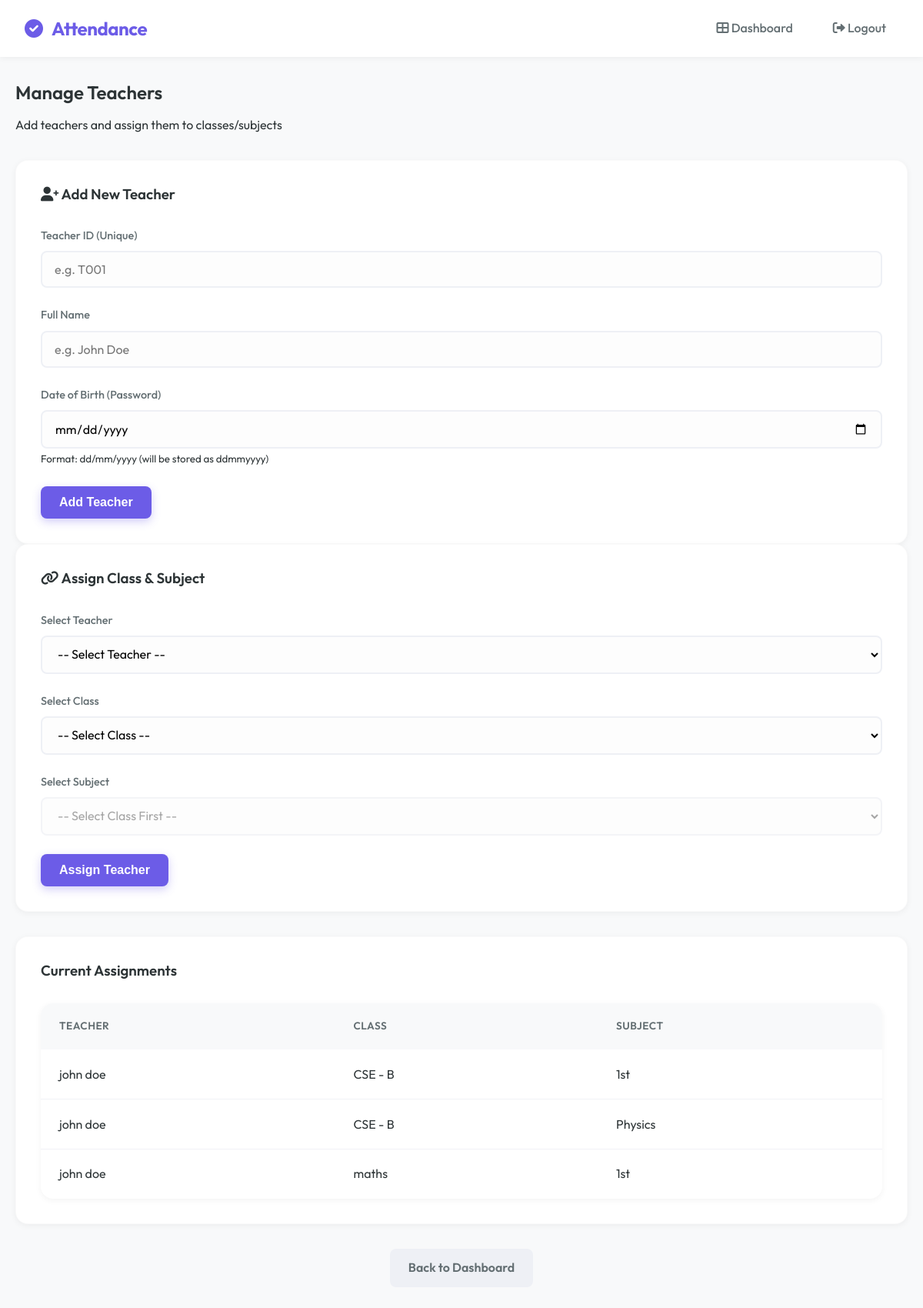
The page /admin/manage_teachers (signed in) on the database as committed earlier.
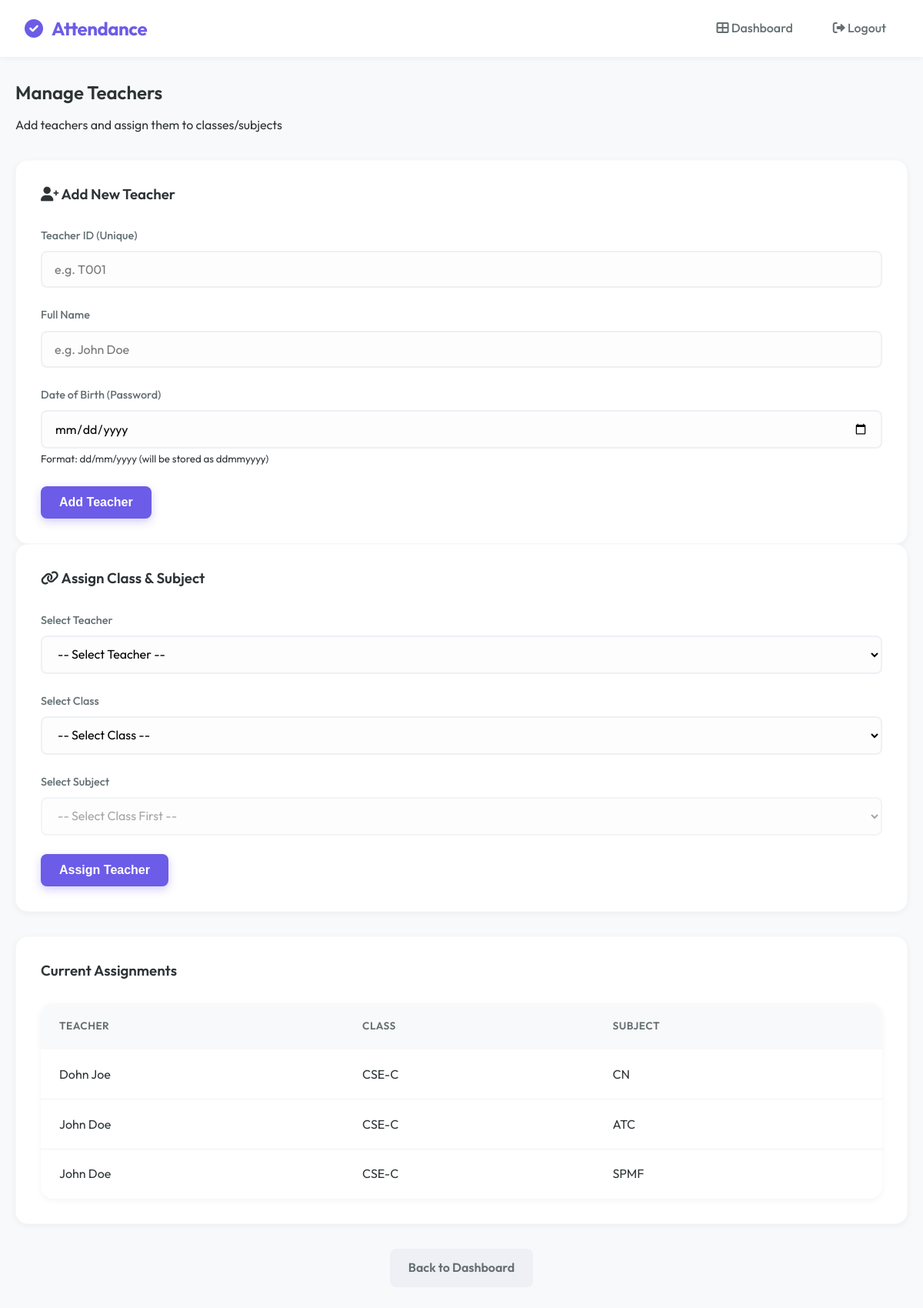
The same page on the database as committed later.
### tables this page shows
CREATE TABLE teacher_assignments (
        id INTEGER PRIMARY KEY AUTOINCREMENT,
        teacher_id TEXT,
        class_id INTEGER,
        subject TEXT
    );

CREATE TABLE teachers (
        id INTEGER PRIMARY KEY AUTOINCREMENT,
        teacher_id TEXT UNIQUE,
        name TEXT,
        dob TEXT
    );

CREATE TABLE classes (
        id INTEGER PRIMARY KEY AUTOINCREMENT,
        class_name TEXT
    );

### app.py (the view)
@app.route("/admin/manage_teachers")
def manage_teachers():
    if session.get("role") != "admin":
        return "Unauthorized", 403
    conn = sqlite3.connect('attendance.db')
    c = conn.cursor()
    c.execute("SELECT * FROM teachers ORDER BY name")
    teachers = c.fetchall()
    c.execute("SELECT id, class_name FROM classes ORDER BY class_name")
    classes = c.fetchall()
    c.execute("""
        SELECT ta.id, t.name, c.class_name, ta.subject
        FROM teacher_assignments ta
        JOIN teachers t ON ta.teacher_id = t.teacher_id
        JOIN classes c ON ta.class_id = c.id
        ORDER BY t.name, c.class_name
    """)
    assignments = c.fetchall()
    conn.close()
    return render_template("manage_teachers.html", teachers=teachers, classes=classes, assignments=assignments)

### templates/manage_teachers.html (shortened to what this page needs)
{% extends "base.html" %}
{% block content %}
<div class="mb-4">
    <h2>Manage Teachers</h2>
    <p class="text-muted">Add teachers and assign them to classes/subjects</p>
</div>
<div class="grid" style="grid-template-columns: 1fr 1fr; gap: 40px;">
    <div class="card">
        <h3><i class="fas fa-user-plus"></i> Add New Teacher</h3>
        <form action="/add_teacher" method="POST" class="mt-4">
            <div class="form-group">
                <label>Teacher ID (Unique)</label>
                <input type="text" name="teacher_id" required placeholder="e.g. T001">
            </div>
            <div class="form-group">
                <label>Full Name</label>
                <input type="text" name="name" required placeholder="e.g. John Doe">
            </div>
            <div class="form-group">
                <label>Date of Birth (Password)</label>
                <input type="date" name="dob" required>
                <small class="text-muted">Format: dd/mm/yyyy (will be stored as ddmmyyyy)</small>
            </div>
            <button type="submit" class="btn btn-primary">Add Teacher</button>
        </form>
    </div>
    <div class="card">
        <h3><i class="fas fa-link"></i> Assign Class & Subject</h3>
        <form action="/assign_teacher" method="POST" class="mt-4">
            <div class="form-group">
                <label>Select Teacher</label>
                <select name="teacher_id" required>
                    <option value="">-- Select Teacher --</option>
                </select>
            </div>
            <div class="form-group">
                <label>Select Class</label>
                <select name="class_id" id="classSelect" required onchange="loadSubjects()">
                    <option value="">-- Select Class --</option>
                </select>
            </div>
            <div class="form-group">
                <label>Select Subject</label>
                <select name="subject" id="subjectSelect" required disabled>
                    <option value="">-- Select Class First --</option>
                </select>
            </div>
            <button type="submit" class="btn btn-primary">Assign Teacher</button>
        </form>
    </div>
</div>
<div class="card mt-4">
    <h3>Current Assignments</h3>
    <div class="table-container">
        <table>
            <thead>
                <tr>
                    <th>Teacher</th>
                    <th>Class</th>
                    <th>Subject</th>
                </tr>
            </thead>
            <tbody>
                {% for assignment in assignments %}
                <tr>
                    <td>{{ assignment[1] }}</td>
                    <td>{{ assignment[2] }}</td>
                    <td>{{ assignment[3] }}</td>
                </tr>
                {% else %}
                <tr>
                    <td colspan="3" class="text-center text-muted">No assignments found</td>
                </tr>
                {% endfor %}
            </tbody>
        </table>
    </div>
</div>
<div class="text-center mt-4">
    <a href="/dashboard" class="btn btn-secondary">Back to Dashboard</a>
</div>
{% endblock %}

### templates/base.html (shortened to what this page needs)
<!DOCTYPE html>
<html lang="en">
<head>
    <link rel="stylesheet" href="{{ url_for('static', filename='style.css') }}">
    <link rel="stylesheet" href="https://cdnjs.cloudflare.com/ajax/libs/font-awesome/6.0.0/css/all.min.css">
</head>
<body>
    <nav class="navbar">
        <div class="navbar-brand">
            <i class="fas fa-check-circle" style="margin-right: 8px;"></i> Attendance
        </div>
        <div class="navbar-nav">
            <a href="/dashboard"><i class="fas fa-th-large"></i> Dashboard</a>
            <a href="/logout"><i class="fas fa-sign-out-alt"></i> Logout</a>
        </div>
    </nav>
    <div class="container mt-4">
        {% block content %}{% endblock %}
    </div>
    <div style="height: 100px;"></div>
</body>
</html>

### static/style.css (style rules this page uses)
:root { --primary: #6c5ce7; --primary-hover: #5b4cc4; --primary-light: #a29bfe; --secondary: #00cec9; --accent: #fd79a8; --bg-body: #f8f9fa; --bg-surface: #ffffff; --bg-glass: rgba(255, 255, 255, 0.8); --text-main: #2d3436; --text-muted: #636e72; --text-light: #ffffff; --success: #00b894; --error: #d63031; --warning: #fdcb6e; --radius-sm: 8px; --radius-md: 16px; --radius-lg: 24px; --shadow-sm: 0 2px 8px rgba(0, 0, 0, 0.05); --shadow-md: 0 8px 24px rgba(0, 0, 0, 0.08); --shadow-lg: 0 16px 48px rgba(0, 0, 0, 0.1); --transition: all 0.3s cubic-bezier(0.4, 0, 0.2, 1); }
* { margin: 0; padding: 0; box-sizing: border-box; }
body { font-family: 'Outfit', sans-serif; background-color: var(--bg-body); color: var(--text-main); line-height: 1.6; min-height: 100vh; display: flex; flex-direction: column; }
h1, h2, h3, h4, h5, h6 { font-weight: 600; line-height: 1.2; margin-bottom: 1rem; color: var(--text-main); }
a { text-decoration: none; color: var(--primary); transition: var(--transition); }
.container { width: 100%; max-width: 1200px; margin: 0 auto; padding: 0 20px; flex: 1; }
.navbar { background: var(--bg-surface); padding: 1rem 2rem; display: flex; justify-content: space-between; align-items: center; box-shadow: var(--shadow-sm); position: sticky; top: 0; z-index: 100; backdrop-filter: blur(10px); background: rgba(255, 255, 255, 0.95); }
.navbar-brand { font-size: 1.5rem; font-weight: 700; color: var(--primary); letter-spacing: -0.5px; }
.navbar-nav { display: flex; gap: 20px; }
.navbar-nav a { color: var(--text-muted); font-weight: 500; padding: 8px 16px; border-radius: var(--radius-sm); }
.card { background: var(--bg-surface); border-radius: var(--radius-md); padding: 2rem; box-shadow: var(--shadow-sm); transition: var(--transition); border: 1px solid rgba(0, 0, 0, 0.02); }
.form-group { margin-bottom: 1.5rem; }
label { display: block; margin-bottom: 0.5rem; font-weight: 500; color: var(--text-muted); font-size: 0.9rem; }
input, select, textarea { width: 100%; padding: 12px 16px; border: 2px solid #eef0f5; border-radius: var(--radius-sm); font-family: inherit; font-size: 1rem; transition: var(--transition); background: #fdfdfd; }
.btn { display: inline-flex; align-items: center; justify-content: center; padding: 12px 24px; border-radius: var(--radius-sm); font-weight: 600; cursor: pointer; border: none; transition: var(--transition); font-size: 1rem; gap: 8px; }
.btn-primary { background: var(--primary); color: white; box-shadow: 0 4px 12px rgba(108, 92, 231, 0.3); }
.btn-secondary { background: #eef0f5; color: var(--text-muted); }
.table-container { background: var(--bg-surface); border-radius: var(--radius-md); box-shadow: var(--shadow-sm); overflow: hidden; margin-top: 2rem; }
table { width: 100%; border-collapse: collapse; }
th { background: #f8f9fa; padding: 1.2rem 1.5rem; text-align: left; font-weight: 600; color: var(--text-muted); font-size: 0.85rem; text-transform: uppercase; letter-spacing: 0.5px; }
td { padding: 1.2rem 1.5rem; border-bottom: 1px solid #f1f2f6; color: var(--text-main); }
tr:last-child td { border-bottom: none; }
.text-center { text-align: center; }
.mt-4 { margin-top: 2rem; }
.mb-4 { margin-bottom: 2rem; }
.table-container { background: var(--bg-surface); border-radius: var(--radius-md); box-shadow: var(--shadow-sm); overflow-x: auto; margin-top: 2rem; }

Rows that differ between the two databases and show on the page:
changed teacher_assignments: name "john doe" → "Dohn Joe"; class_name "maths" → "CSE-C"; subject "1st" → "CN"; moves up the list
changed teacher_assignments: name "john doe" → "John Doe"; class_name "CSE - B" → "CSE-C"; subject "1st" → "ATC"
changed teacher_assignments: name "john doe" → "John Doe"; class_name "CSE - B" → "CSE-C"; subject "Physics" → "SPMF"
